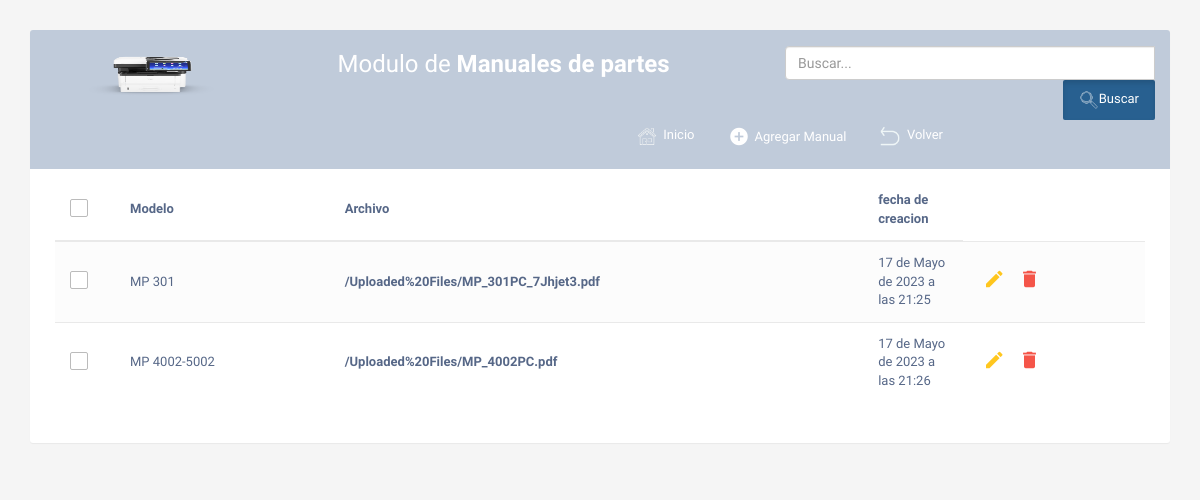
The page /manualParte-list/ (signed in) on the database its author committed.
### apptaller/models.py (models this page shows)
class ManualParte(models.Model):
    title = models.CharField(max_length = 200)
    uploadedFile = models.FileField(upload_to = "Uploaded Files/")
    dateTimeOfUpload = models.DateTimeField(auto_now = True)
    class Meta:
        verbose_name = 'manualParte'
        verbose_name_plural = 'manualPartes'

### apptaller/views.py (the view)
# urls.py: path('manualParte-list/', login_required(views.manualParte_list_view), name='manualParte-list'),
def manualParte_list_view(request):
    busqueda = request.GET.get("buscar")
    manualParte_queryset = ManualParte.objects.all().order_by('id')
    if busqueda:
            manualParte_queryset = ManualParte.objects.filter(
                Q(id__icontains = busqueda) |
                Q(title__icontains = busqueda)
            ).distinct()
    paginator = Paginator(manualParte_queryset,10)
    page = request.GET.get('page')
    manualParte_queryset = paginator.get_page(page)
    context = {'manualParte_context':manualParte_queryset}
    return render(request, "apptaller/listarManualPart.html", context)

### apptaller/templates/apptaller/listarManualPart.html (shortened to what this page needs)
<!DOCTYPE html>
<html lang="en">
<head>
<link rel="stylesheet" href="https://maxcdn.bootstrapcdn.com/font-awesome/4.7.0/css/font-awesome.min.css">
<link rel="stylesheet" href="https://maxcdn.bootstrapcdn.com/bootstrap/3.3.7/css/bootstrap.min.css">
  <body>
    <div class="container">
        <div class="table-wrapper">
            <div class="table-title">
                <div class="row">
                    <div class="col-sm-3">
                        <img class="logo" src="/apptaller/static/media/logo.png" class="rounded float-left" alt="logo">
                       </div>
                    <div class="col-sm-5">
						<h2>Modulo de <b>Manuales de partes</b></h2>
					</div>
					<form action="" method="get">
						<div class="input-group col-md-4">
							<input type="text" class="form-control" placeholder="Buscar..." name="buscar">
							<span class="input-group-list">
								<button type="submit" class="btn btn-primary btn-lg active"><img class="icon" src="/apptaller/static/media/buscar3.png" alt="Taller">Buscar</button>
							</span>
						</div>
					</form>
					<div class="col-sm-10">
						<a href="/manualServicio-list/" class="btn btn-outline-success" role="button" aria-pressed="true"><img class="icon" src="/apptaller/static/media/4829864_arrow_back_left_icon.png" alt="Inicio">&nbsp;&nbsp;Volver</a>
						<a href="/uploadFilePart/" class="btn btn-outline-success" ><i class="material-icons">&#xE147;</i> <span>Agregar Manual</span></a>
                        <a href="/" class="btn btn-outline-success" role="button" aria-pressed="true"><img class="icon" src="/apptaller/static/media/home.png" alt="Inicio">&nbsp;&nbsp;Inicio</a>
					</div>
                </div>
            </div>
            <table class="table table-striped table-hover">
                <thead>
                    <tr>
						<th>
							<span class="custom-checkbox">
								<label for="selectAll"></label>
							</span>
						</th>
						<th>Modelo</th>
                        <th>Archivo</th>
                        <th>fecha de creacion</th>
                    </tr>
                </thead>
                <tbody>
				{% for i in manualParte_context %}
                    <tr>
						<td>
							<span class="custom-checkbox">
								<label for="checkbox1"></label>
							</span>
						</td>
                        <td>{{i.title}}</td>
                        <td><a href="{{ i.uploadedFile.url }}" target="_blank" type="application/pdf">{{ i.uploadedFile.url}}</a>  </td>
                        <td>{{i.dateTimeOfUpload}}</td>
                        <td>
                            <a type="button" href="update-equipo/{{ i.id }}" class="edit" ><i class="material-icons" data-toggle="tooltip" title="Edit">&#xE254;</i></a>
                            <a href="#deleteEmployeeModal-{{forloop.counter}}" class="delete" data-toggle="modal"><i class="material-icons" data-toggle="tooltip" title="Delete">&#xE872;</i></a>
                        </td>
					</tr>
				{% endfor %}
                </tbody>
            </table>
        </div>
    </div>
</body>
</html>

### apptaller/templates/apptaller/listarManualPart.html (style rules this page uses)
body { color: #566787; background: #f5f5f5; font-family: 'Varela Round', sans-serif; font-size: 13px; }
.table-wrapper { background: #fff; padding: 20px 25px; margin: 30px 0; border-radius: 3px; box-shadow: 0 1px 1px rgba(0,0,0,.05); }
.table-title { padding-bottom: 15px; background: #c0cbda; color: #fff; padding: 16px 30px; margin: -20px -25px 10px; border-radius: 3px 3px 0 0; }
.table-title h2 { margin: 5px 0 0; font-size: 24px; }
.table-title .btn { color: #fff; float: right; font-size: 13px; border: none; min-width: 50px; border-radius: 2px; border: none; outline: none !important; margin-left: 10px; }
.table-title .btn i { float: left; font-size: 21px; margin-right: 5px; }
.table-title .btn span { float: left; margin-top: 2px; }
table.table tr th, table.table tr td { border-color: #e9e9e9; padding: 12px 15px; vertical-align: middle; }
table.table tr th:first-child { width: 60px; }
table.table tr th:last-child { width: 100px; }
table.table-striped tbody tr:nth-of-type(odd) { background-color: #fcfcfc; }
table.table td:last-child i { opacity: 0.9; font-size: 22px; margin: 0 5px; }
table.table td a { font-weight: bold; color: #566787; display: inline-block; text-decoration: none; outline: none !important; }
table.table td a.edit { color: #FFC107; }
table.table td a.delete { color: #F44336; }
table.table td i { font-size: 19px; }
.custom-checkbox { position: relative; }
.custom-checkbox label:before { width: 18px; height: 18px; }
.custom-checkbox label:before { content: ''; margin-right: 10px; display: inline-block; vertical-align: text-top; background: white; border: 1px solid #bbb; border-radius: 2px; box-sizing: border-box; z-index: 2; }
img.icon { flex: 1; height: 20px; width: 20px; }
img.logo { flex: 1; height: 60px; width: 180px; }

### rows shown on the page
ManualParte: title "MP 301", uploadedFile "/Uploaded%20Files/MP_301PC_7Jhjet3.pdf", dateTimeOfUpload "17 de Mayo de 2023 a las 21:25"
ManualParte: title "MP 4002-5002", uploadedFile "/Uploaded%20Files/MP_4002PC.pdf", dateTimeOfUpload "17 de Mayo de 2023 a las 21:26"
